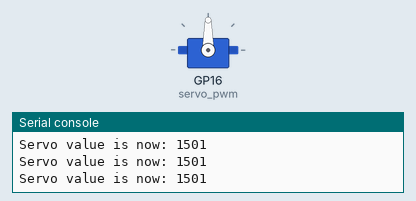
Recording of a program running on a simulated Raspberry Pi Pico running MicroPython. On the bench: servo, the last lines printed to the serial console. Servo angles are drawn from the pulse width (0.5 ms = 0°, 2.5 ms = 180°).

Above: at 0.1 s.
At 1.2 s:
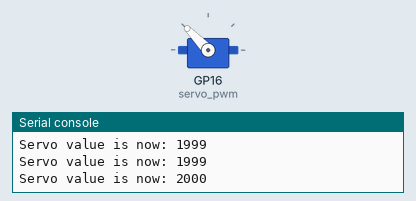
Timing chart, 0 to 2.7 s (numbered marks = the images above):
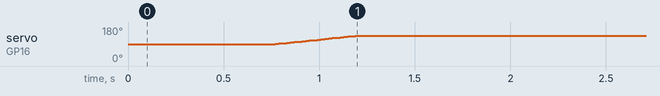

Measured:
- by itself, servo on GP16 (servo_pwm): moves from 90° to 135° over 0.44 s

The program:

v05.py
```python
import utime
from machine import Pin, PWM
from servo import Servo
from machine import RTC


# create a PWM servo controller (16 - pin Pico)
servo_pwm = PWM(Pin(16))
rtc = RTC()

# Set the parameters of the servo pulses, more details in the "Documentation" section
freq = 50
min_us = 500
max_us = 2500
dead_zone_us = 1500

# create a servo object
my_servo = Servo(
    pwm=servo_pwm, min_us=min_us, max_us=max_us, dead_zone_us=dead_zone_us, freq=freq
)

time_last_change = utime.ticks_ms()
change_servo = False
change_tick = 0
servo_value = 1500
new_servo_value = 2000
servo_smooth_time = 750


def smooth_change():
    global servo_value
    global new_servo_value
    global change_servo
    global change_state
    global change_tick
    global servo_smooth_time

    if change_tick == 0:
        if servo_value > new_servo_value:
            servo_value -= 1
            change_tick = 1
        elif servo_value < new_servo_value:
            servo_value += 1
            change_tick = 1
        elif servo_value == new_servo_value:
            change_state = False
    elif (
        change_tick == 1
        and utime.ticks_diff(utime.ticks_ms(), time_last_change) >= servo_smooth_time
    ):
        change_tick = 0
    print(f"Servo value is now: {servo_value}")  # debugging only then remove


while True:
    my_servo.set_duty(servo_value)
    if servo_value != new_servo_value:
        if not change_servo:
            time_last_change = utime.ticks_ms()
            change_servo = True
        smooth_change()
```

servo.py
```python
from machine import PWM


class Servo:
    """Servo class for pulse density modulation servos"""

    def __init__(
        self,
        pwm: PWM,
        min_us=500,
        max_us=2500,
        dead_zone_us=1500,
        freq=50,
    ):
        self.pwm = pwm
        self.pwm.freq(freq)
        self._move_period_ms = 1000 // freq
        min_us = min_us if min_us > 0 else 0
        max_us = max_us if min_us < max_us < (1000 // freq) * 1000 else 0
        self._curr_duty = 0
        self.dead_zone_us = dead_zone_us

    def set_duty(self, duty_us: int):
        self._curr_duty = duty_us
        self.pwm.duty_ns(duty_us * 1000)

    def set_angle(self, angle: int):
        angle = min(max(angle, 0), 180)
        duty_us = int(500 + (angle / 180) * 2000)
        self.set_duty(duty_us)

    def get_duty(self) -> int:
        return self._curr_duty

    def stop(self):
        self.set_duty(self.dead_zone_us)

    def deinit(self):
        self.pwm.deinit()
```
